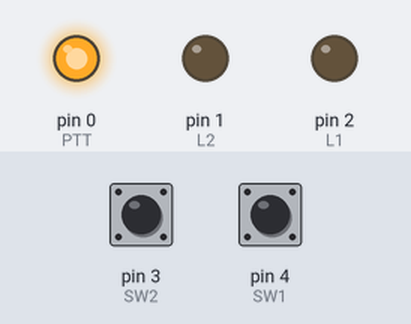
The sketch below on a simulated Arduino Uno, built with avr-gcc and run on an emulated ATmega328P. Shown: output pins drawn as LEDs (lit = HIGH). Inputs (shaded band) come from the test bench; at power-on: pin 3 (SW2) HIGH, pin 4 (SW1) HIGH. EEPROM starts erased.

Above: at 0.5 s.
At 6.55 s:
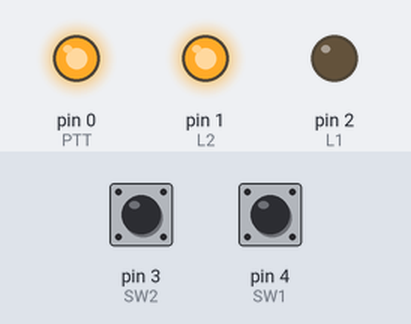
At 12.6 s:
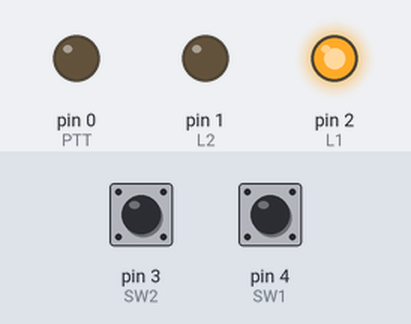
At 16.45 s:
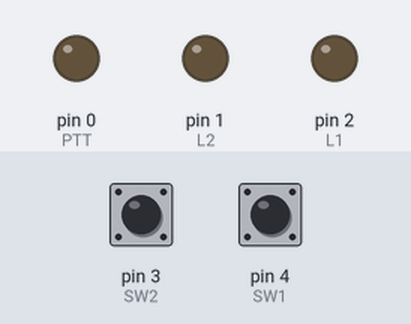
At 20.3 s:
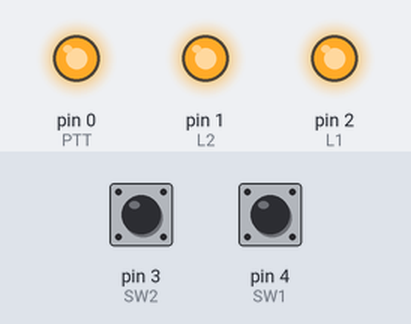
Timing chart, 0 to 21.4 s (numbered marks = the images above):
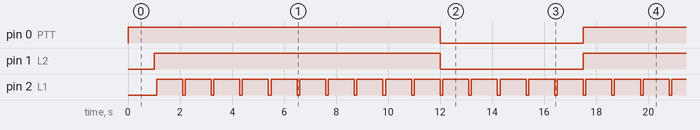

The sketch:

lcr-timer_t13_0_1.ino
```cpp
//デジコミタイマー ファームウェア
//2021/08 Daisuke / cqakiba.tokyo

//ArduinoIDE設定
//ボード MicroCore ATtiny13
//Micros enabled

//動作仕様
//基本時間 15,30,45,60秒 3,5,10,15分 (秒単位は流星反射実験を想定)
//ランダム +-10~59s/OFF
//PTT時間5秒
//スイッチ
// 1,2,3:時間設定 4:ランダム設定

//ランダム設定について
//定期繰り返しだと複数人で使用時に連続で混信してしまうので、ランダムにずらす機能。
//標準のrandom関数はtiny13のROMに入らなかったので、適当にデタラメな値が取れる計算式を使う。

#include <EEPROM.h>

//ピン名定義
#define SW1 4 //3
#define SW2 3 //2
#define L1 2  //7
#define L2 1  //6
#define PTT 0 //5

unsigned int  count_wait, count_send;
byte sw;
unsigned long nexttime=1000;
unsigned int  xrandom;

void setup() {
  //IO初期化
  pinMode(L1,  OUTPUT);
  pinMode(L2,  OUTPUT);
  pinMode(PTT, OUTPUT);
  digitalWrite(PTT, HIGH);
  pinMode(SW1, INPUT);
  pinMode(SW2, INPUT);
  digitalWrite(SW1, HIGH);
  digitalWrite(SW2, HIGH);

  //シード値更新、乱数初期化
  byte seed = EEPROM.read(0);
  EEPROM.write(0, seed + 1);
  xrandom = seed * 6163 + 8101 % 65521;

  //初回待ち時間
  count_wait = 10;
}

void loop() {
  //1秒待ち
  while(millis() < nexttime);
  nexttime = nexttime + 1100; //1000ミリ秒処理待ちだけどなんか10%近く速い個体が多いのでちょっと多め。

  //スイッチマトリクス読み取り
  sw = 0;
  digitalWrite(L1, LOW);
  delayMicroseconds(1);
  if(digitalRead(SW1) == 0) sw = sw | 0b0001;
  if(digitalRead(SW2) == 0) sw = sw | 0b0010;
  digitalWrite(L1, HIGH);
  digitalWrite(L2, LOW);
  delayMicroseconds(1);
  if(digitalRead(SW1) == 0) sw = sw | 0b0100;
  if(digitalRead(SW2) == 0) sw = sw | 0b1000;
  digitalWrite(L2, HIGH);

  //カウント完了時の処理
  if(count_wait <= 0){
    xrandom = (xrandom * 6163 + 8101) % 65521; //乱数更新
      if(sw == 0b0000) count_wait = 15;
      if(sw == 0b0001) count_wait = 30;
      if(sw == 0b0010) count_wait = 45;
      if(sw == 0b0011) count_wait = 60;
      if(sw == 0b0100) count_wait = 60*3;
      if(sw == 0b0101) count_wait = 60*5;
      if(sw == 0b0110) count_wait = 60*10;
      if(sw == 0b0111) count_wait = 60*15;
      if(sw == 0b1000) count_wait = 15 -  5 + xrandom % 10;
      if(sw == 0b1001) count_wait = 30 - 10 + xrandom % 20;
      if(sw == 0b1010) count_wait = 45 - 10 + xrandom % 20;
      if(sw == 0b1011) count_wait = 60 - 15 + xrandom % 30;
      if(sw == 0b1100) count_wait = 60*3  - 30 + xrandom % 60;
      if(sw == 0b1101) count_wait = 60*5  - 30 + xrandom % 60;
      if(sw == 0b1110) count_wait = 60*10 - 30 + xrandom % 60;
      if(sw == 0b1111) count_wait = 60*15 - 30 + xrandom % 60;
    count_send = 5;   //PTTカウンタセット
  }

  //送信トリガ
  if(count_send){
    count_send--;
    digitalWrite(L2, LOW);
    digitalWrite(PTT, LOW);
  } else {
    digitalWrite(L2, HIGH);
    digitalWrite(PTT, HIGH);
  }
  //カウント
  count_wait--;
  //秒LED点滅
  digitalWrite(L1, LOW);
  delay(100);
  digitalWrite(L1, HIGH);
}
```

Measured:
- by itself, pin 0 (PTT), pin 1 (L2): alternates HIGH for 11.0 s and LOW for 5.5 s
- by itself, pin 2 (L1): alternates HIGH for 1.0 s and LOW for 0.10 s
- by itself, everything shown: repeats every 16.5 s, in 30 steps
